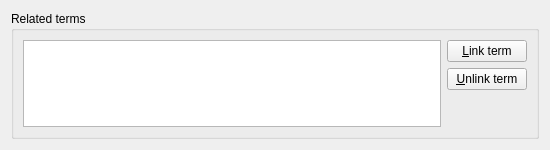
<?xml version="1.0" encoding="UTF-8"?>
<ui version="4.0">
 <class>QTermLinks</class>
 <widget class="QWidget" name="QTermLinks">
  <property name="geometry">
   <rect>
    <x>0</x>
    <y>0</y>
    <width>550</width>
    <height>150</height>
   </rect>
  </property>
  <property name="sizePolicy">
   <sizepolicy hsizetype="MinimumExpanding" vsizetype="Minimum">
    <horstretch>0</horstretch>
    <verstretch>0</verstretch>
   </sizepolicy>
  </property>
  <property name="minimumSize">
   <size>
    <width>550</width>
    <height>150</height>
   </size>
  </property>
  <property name="windowTitle">
   <string>Term linker</string>
  </property>
  <layout class="QVBoxLayout" name="verticalLayout_2">
   <item>
    <widget class="QGroupBox" name="groupBoxTermLinker">
     <property name="sizePolicy">
      <sizepolicy hsizetype="Expanding" vsizetype="Minimum">
       <horstretch>0</horstretch>
       <verstretch>0</verstretch>
      </sizepolicy>
     </property>
     <property name="maximumSize">
      <size>
       <width>16777215</width>
       <height>300</height>
      </size>
     </property>
     <property name="title">
      <string>Related terms</string>
     </property>
     <layout class="QHBoxLayout" name="horizontalLayout_2">
      <item>
       <layout class="QHBoxLayout" name="horizontalLayout">
        <item>
         <widget class="QTableWidget" name="tableWidget">
          <property name="sizePolicy">
           <sizepolicy hsizetype="Expanding" vsizetype="Expanding">
            <horstretch>0</horstretch>
            <verstretch>0</verstretch>
           </sizepolicy>
          </property>
          <property name="autoFillBackground">
           <bool>false</bool>
          </property>
          <property name="frameShape">
           <enum>QFrame::StyledPanel</enum>
          </property>
          <property name="frameShadow">
           <enum>QFrame::Sunken</enum>
          </property>
          <property name="horizontalScrollBarPolicy">
           <enum>Qt::ScrollBarAlwaysOff</enum>
          </property>
          <property name="sizeAdjustPolicy">
           <enum>QAbstractScrollArea::AdjustToContents</enum>
          </property>
          <property name="editTriggers">
           <set>QAbstractItemView::NoEditTriggers</set>
          </property>
          <property name="showGrid">
           <bool>false</bool>
          </property>
          <property name="gridStyle">
           <enum>Qt::DashLine</enum>
          </property>
          <property name="sortingEnabled">
           <bool>true</bool>
          </property>
          <property name="cornerButtonEnabled">
           <bool>true</bool>
          </property>
          <property name="rowCount">
           <number>3</number>
          </property>
          <property name="columnCount">
           <number>4</number>
          </property>
          <attribute name="horizontalHeaderVisible">
           <bool>false</bool>
          </attribute>
          <attribute name="horizontalHeaderStretchLastSection">
           <bool>true</bool>
          </attribute>
          <attribute name="verticalHeaderVisible">
           <bool>false</bool>
          </attribute>
          <attribute name="verticalHeaderDefaultSectionSize">
           <number>20</number>
          </attribute>
          <row/>
          <row/>
          <row/>
          <column/>
          <column/>
          <column/>
          <column/>
         </widget>
        </item>
       </layout>
      </item>
      <item>
       <layout class="QVBoxLayout" name="verticalLayout">
        <item>
         <widget class="QPushButton" name="buttonLinkTerm">
          <property name="text">
           <string>&amp;Link term</string>
          </property>
         </widget>
        </item>
        <item>
         <widget class="QPushButton" name="buttonUnlinkTerm">
          <property name="text">
           <string>&amp;Unlink term</string>
          </property>
         </widget>
        </item>
        <item>
         <spacer name="verticalSpacer">
          <property name="orientation">
           <enum>Qt::Vertical</enum>
          </property>
          <property name="sizeHint" stdset="0">
           <size>
            <width>20</width>
            <height>40</height>
           </size>
          </property>
         </spacer>
        </item>
       </layout>
      </item>
     </layout>
    </widget>
   </item>
  </layout>
 </widget>
 <resources/>
 <connections/>
</ui>
